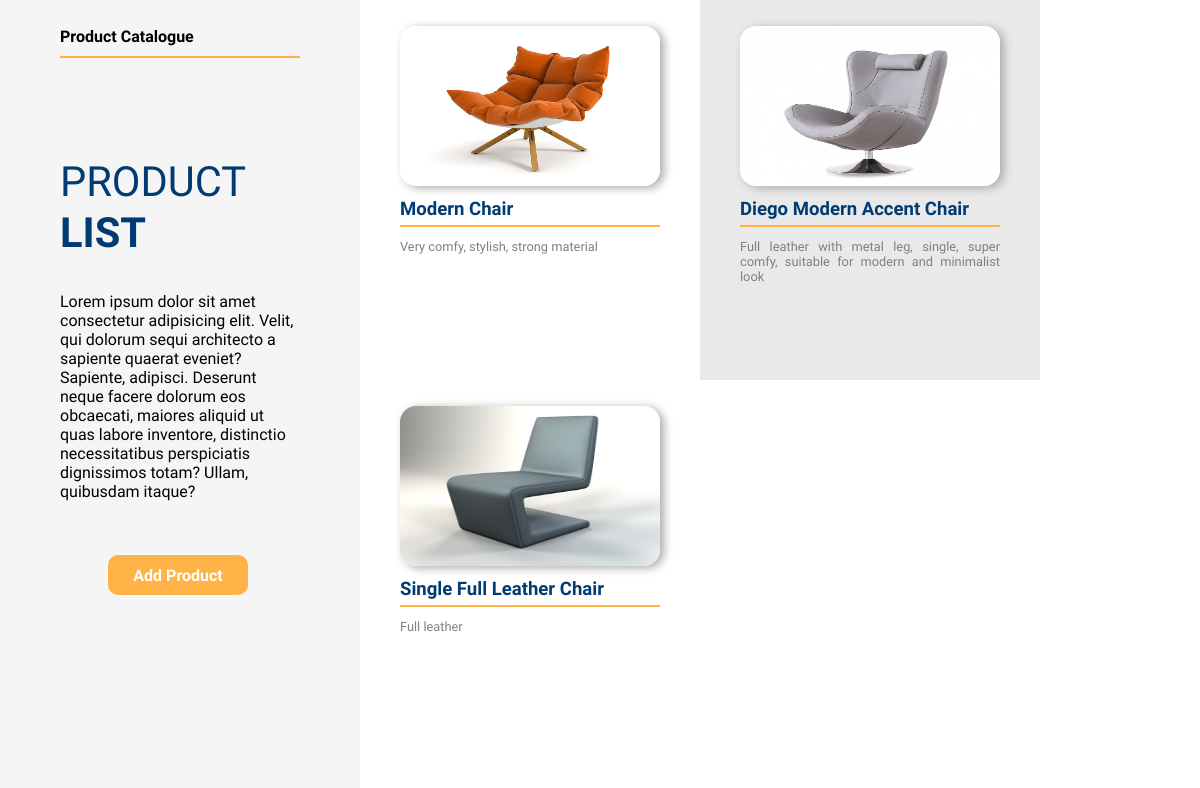
The page / on the database its author committed.
### tables this page shows
CREATE TABLE `images` (
  `image_id` int(11) NOT NULL,
  `product_id` int(11) NOT NULL,
  `image` varchar(100) NOT NULL
);

CREATE TABLE `product` (
  `product_id` int(11) NOT NULL,
  `product_name` text NOT NULL,
  `product_price` varchar(100) NOT NULL,
  `product_material` varchar(100) DEFAULT NULL,
  `product_color` varchar(100) DEFAULT NULL,
  `product_size` text DEFAULT NULL,
  `product_desc` text NOT NULL
);

### index.php (the view, shortened to what this page needs)
<!DOCTYPE html>
<html lang="en">
<head>
    <link rel="stylesheet" href="./style/style-index.css">
</head>
<body>
    <?php
    include_once("connect.php");
    $arr_product = mysqli_query($conn, "SELECT product.*, images.* FROM product
                                            JOIN images ON product.product_id = images.product_id");
    ?>
    <div class="sidebar">
        <div class="sidebar-title">
            <h1>Product Catalogue</h1>
        </div>
        <div class="line"></div>
        <br><br><br>
        <div class="content">
            <p>PRODUCT</p>
            <p>LIST</p> <br>
            <p>Lorem ipsum dolor sit amet consectetur adipisicing elit. Velit, qui dolorum sequi architecto a sapiente quaerat eveniet? Sapiente, adipisci. Deserunt neque
                facere dolorum eos obcaecati, maiores aliquid ut quas labore inventore, distinctio necessitatibus perspiciatis dignissimos totam? Ullam, quibusdam itaque?</p>
        </div> <br><br>
        <a href="./add.php"><button class="btn-add">Add Product</button></a>
    </div>
    <div class="cont-product">
    <?php
        while ($product = mysqli_fetch_array($arr_product)) {
            echo "
                <a href='./prod.php?product_id=".$product['product_id']."'>
                    <div class='product'>
                        <div class='product-img'>
                            <img src='./image/" . $product['image'] . "' alt=''>
                        </div>
                        <div class='cont-desc'>
                            <div class='prod-name'>
                                " . $product['product_name'] . "
                            </div>
                            <div class='desc'>
                                " . $product['product_desc'] . "
                            </div>
                        </div>
                    </div>
                </a>
            ";
        }
    ?>
    </div>
</body>
</html>

### style/style-index.css (style rules this page uses)
:root { --accent-primary: #ffb347; --accent-primary-lighter: #ffbe62; --accent-secondary: rgb(53, 53, 255); --accent-tertiary: #003b73; --sidebar-width: 360px; --shadow: 4px 2px 10px rgb(170, 170, 170); }
* { box-sizing: border-box; font-family: Muli; font-size: 16px; transition: 100ms ease-in-out; }
body { padding: 0; margin: 0; }
.sidebar { position: fixed; background-color: whitesmoke; height: 100vh; width: var(--sidebar-width); padding: 16px 60px; }
.sidebar .line { height: 2px; width: 240px; background-color: var(--accent-primary); }
.content p:first-child { margin-bottom: 2px; font-size: 2.6em; color: var(--accent-tertiary); }
.content p:nth-child(2) { font-weight: bold; margin-top: 0; margin-bottom: 0; font-size: 2.6em; color: var(--accent-tertiary); }
.sidebar .btn-add { margin: 0 20%; height: 40px; width: 140px; border-radius: 10px; border: 0; color: white; font-weight: bold; background-color: var(--accent-primary); }
.cont-product { height: 100%; width: 100%; display: flex; flex-shrink: 0; flex-wrap: wrap; justify-content: flex-start; padding-left: var(--sidebar-width); }
.cont-product > a { text-decoration: none; background-color: white; }
.product { padding: 20px; display: flex; flex-direction: column; align-items: center; height: 380px; width: 340px; }
.cont-product a:nth-child(even) { background-color: rgb(233, 233, 233); }
.product-img { box-shadow: var(--shadow); overflow: hidden; height: 160px; width: 260px; border-radius: 16px; margin: 6px; }
.product-img img { height: inherit; width: inherit; }
.cont-desc { height: 160px; width: 260px; display: flex; flex-direction: column; align-items: center; }
.prod-name, .desc { width: inherit; max-width: 260px; margin: 6px 0; }
.prod-name { border-bottom: 2px solid #ffb347; color: var(--accent-tertiary); height: 34px; font-size: 1.16em; font-weight: bold; white-space: nowrap; overflow: hidden; text-overflow: ellipsis; }
.desc { color: gray; height: 126px; font-size: .8em; text-align: justify; overflow: hidden; white-space: normal; text-overflow: ellipsis; display: -webkit-box !important; -webkit-line-clamp: 7; -webkit-box-orient: vertical; }

### rows shown on the page
images: image (picture), product.product_name "Modern Chair", product.product_desc "Very comfy, stylish, strong material"
images: image (picture), product.product_name "Diego Modern Accent Chair", product.product_desc "Full leather with metal leg, single, super comfy, suitable for modern and minimalist look"
images: image (picture), product.product_name "Single Full Leather Chair", product.product_desc "Full leather"
